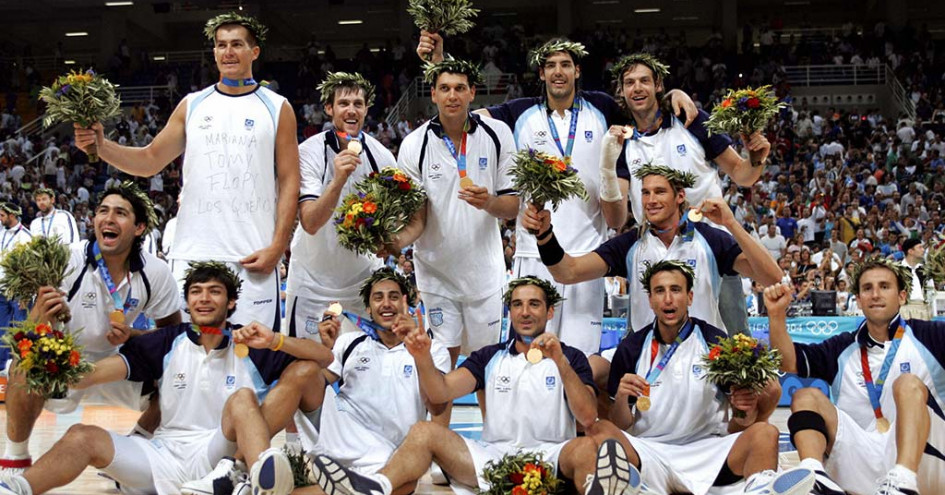
#> input picture assets/basketball_team2_ar.jpg, 945 x 495 px
$ python main.py
#> lines starting #> are read from the running program, lines starting #| are printed output that depends on the picture; after the words box and inside, x2 and y2 are one past the last pixel; in counts of white or black regions, pixels touching at a corner belong together
import cv2
import os

img_path = os.path.join('.', 'assets', 'basketball_team2_ar.jpg')

# load haar cascade face detection classifier
face_cascade = cv2.CascadeClassifier(cv2.data.haarcascades + 'haarcascade_frontalface_default.xml')

img = cv2.imread(img_path)
#> img is the input picture: shape (495, 945, 3); mean B, G, R 104.1, 107.6, 117.3
gray_img = cv2.cvtColor(img, cv2.COLOR_BGR2GRAY)
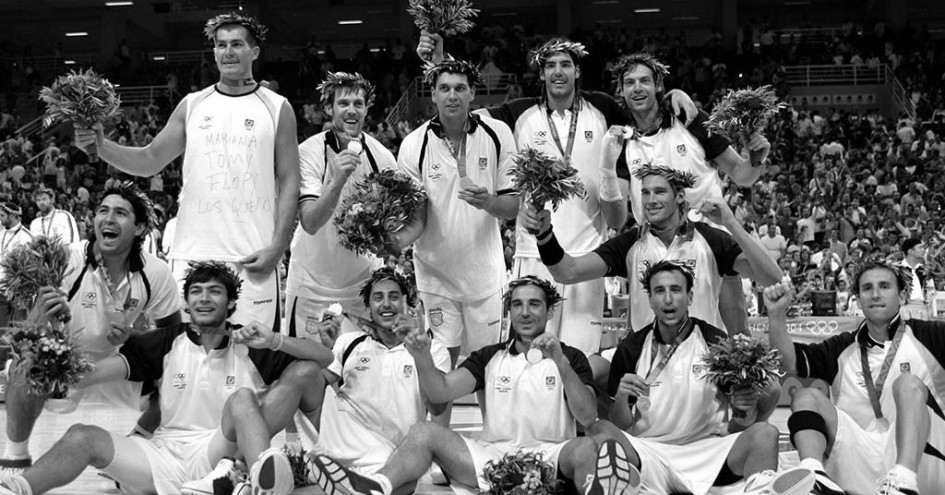
#> gray_img: shape (495, 945); min 0, max 255, mean 110.1

# detectar caras
faces = face_cascade.detectMultiScale(gray_img, scaleFactor=1.3, minNeighbors=4, minSize=(20, 20))
#> faces = [[537, 49, 43, 43], [615, 63, 46, 46], [428, 69, 50, 50], [204, 24, 52, 52], [326, 84, 49, 49], [628, 172, 49, 49], [83, 190, 56, 56], [851, 267, 50, 50], [181, 272, 50, 50], [641, 268, 55, 55], [362, 277, 50, 50], [501, 284, 51, 51]]
for (x, y, w, h) in faces:
  cv2.rectangle(img, (x, y), (x + w, y + h), (0, 255, 0), 3)
#> this loop made 12 passes
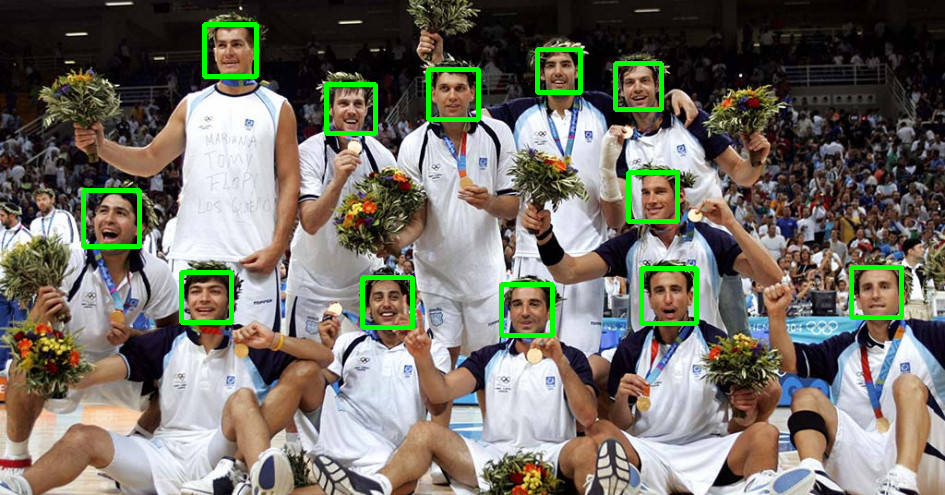
#> img: shape (495, 945, 3); 2.54% of pixels changed, all inside (x1, y1, x2, y2) = (81, 22, 904, 338)

cv2.imshow('img', img)
cv2.waitKey(0)
cv2.destroyAllWindows()
